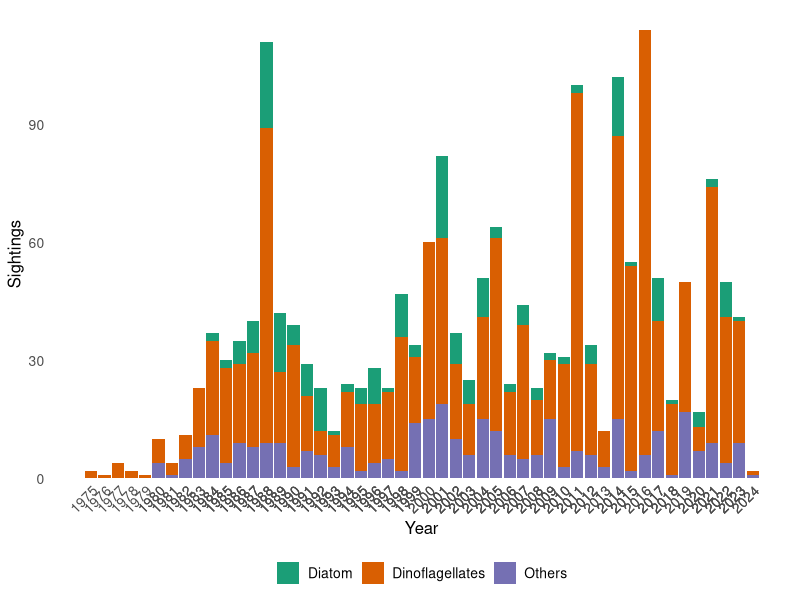
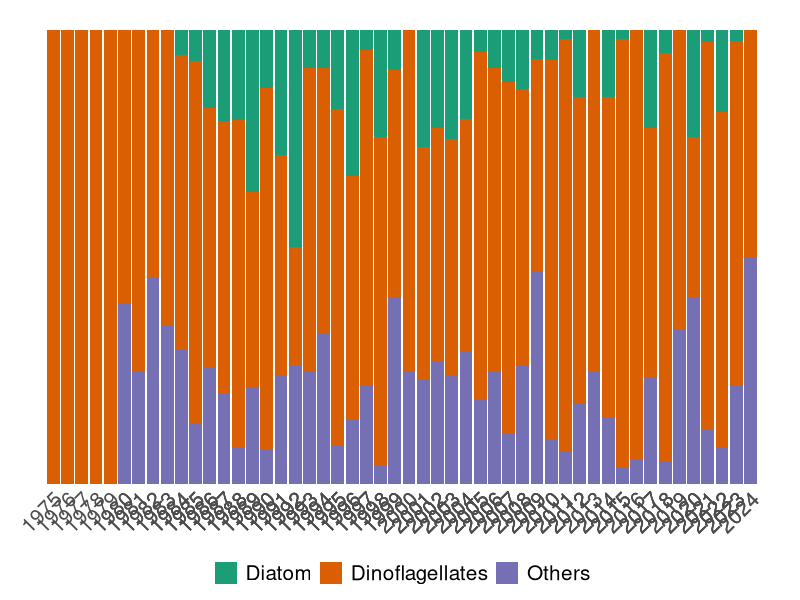
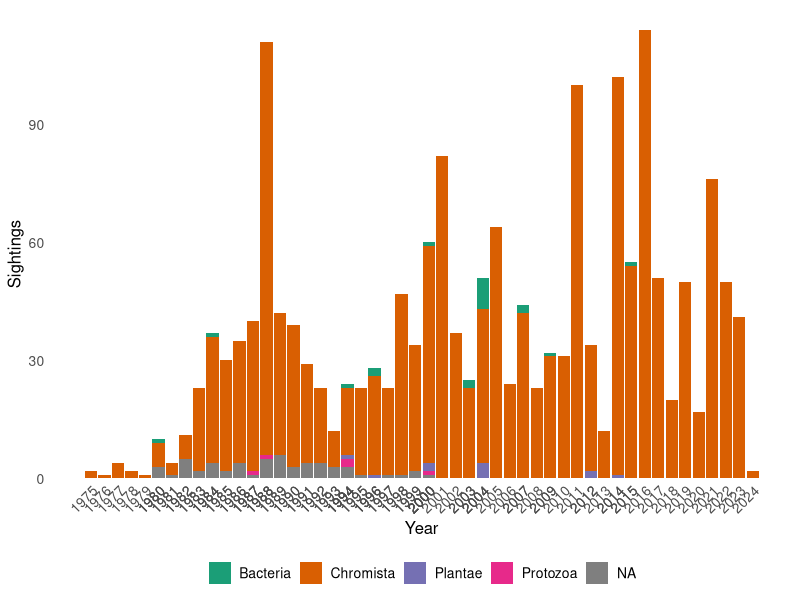
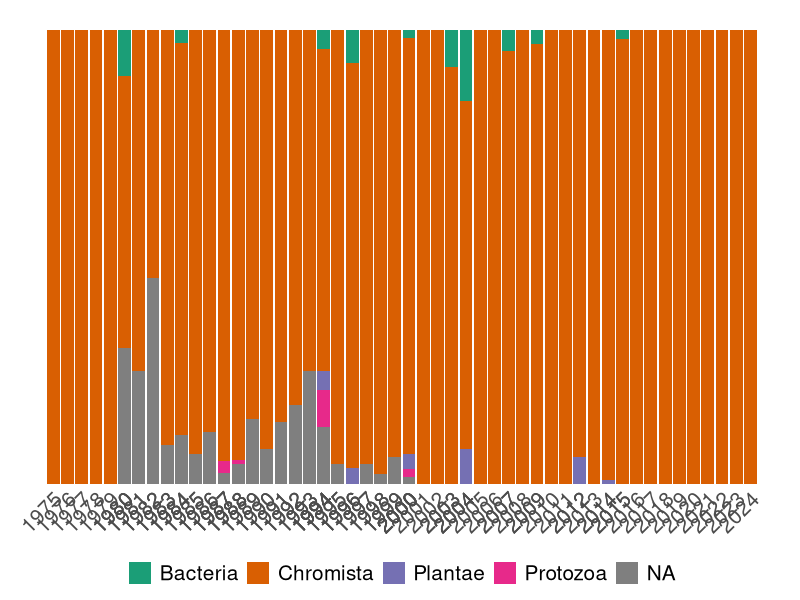
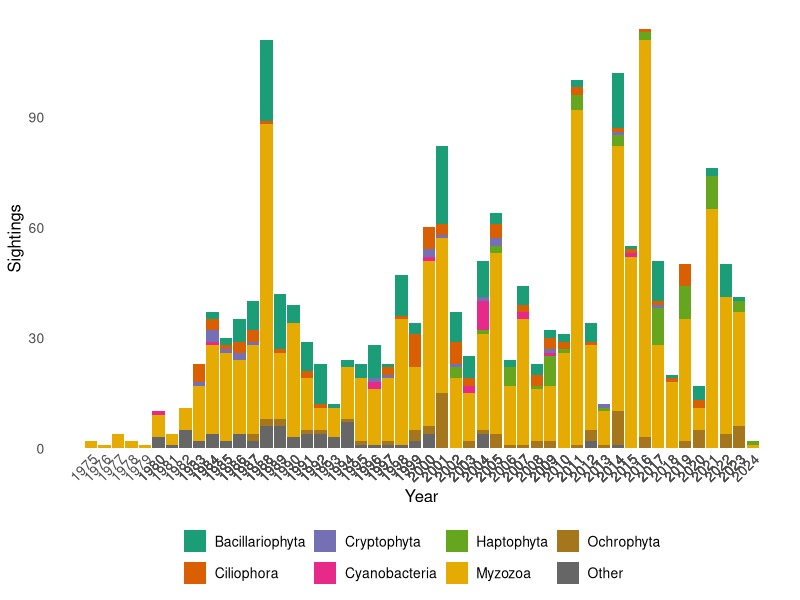
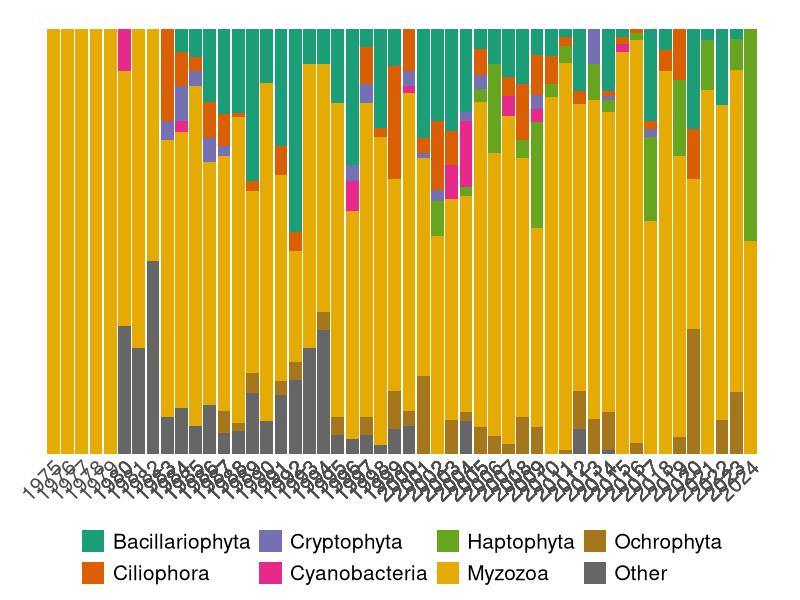
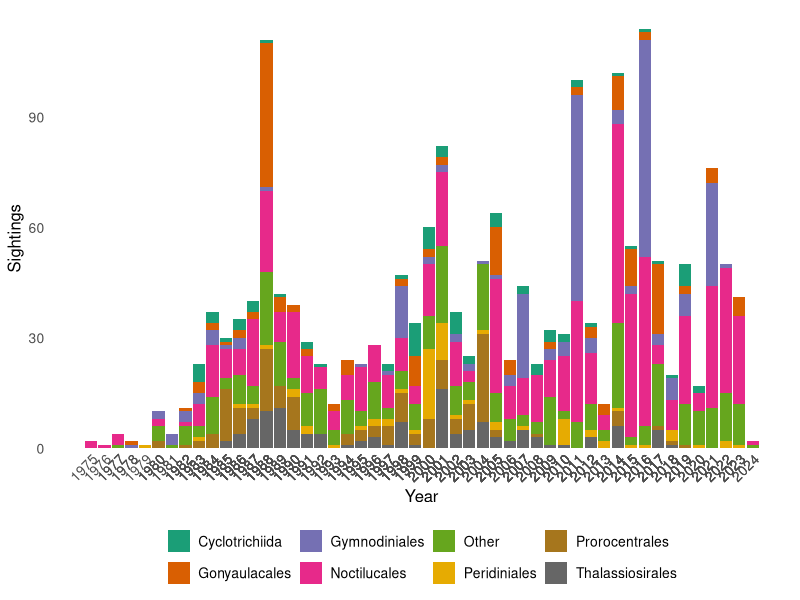
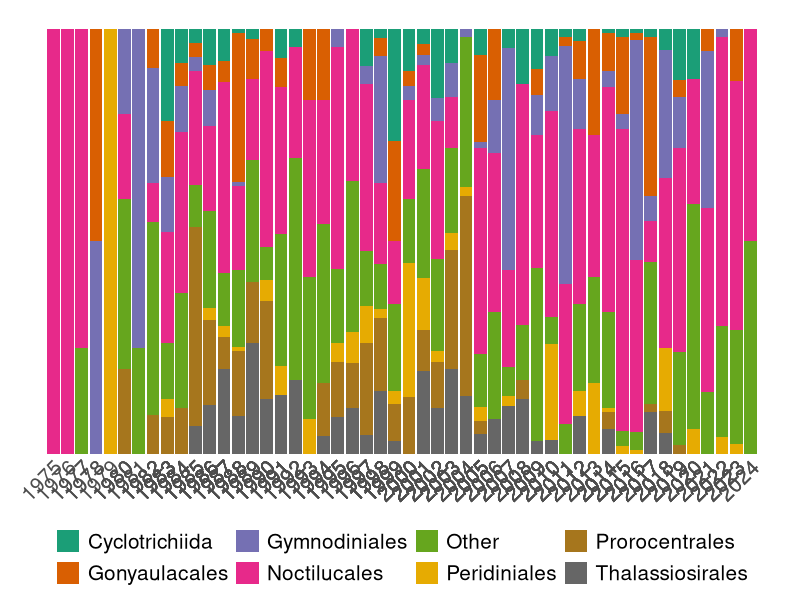

Source code (R) for these figures, in order:
library(ggplot2)
library(RColorBrewer)
library(dplyr)
library(tidyr)
library(gridExtra)
library(ggtext)
library(stringr)

df = read.csv("WoRMSCorrected_redtides.csv")

#Total composition
df %>%
  group_by(Group) %>%
  summarize(count = n()) %>%
  arrange(desc(count)) %>%
  mutate(relative = count / sum(count)*100)

df %>%
  group_by(Phylum) %>%
  summarize(count = n()) %>%
  arrange(desc(count)) %>%
  mutate(relative = count / sum(count)*100)

###Plot
#Composition by year
#by group
df_Group <- df %>%
  group_by(Year, Group) %>%
  summarize(count = n())

df_Group$Group <- factor(df_Group$Group, levels = sort(unique(df_Group$Group)))

#Plot
pa = ggplot(df_Group, aes(fill = Group, y = count, x = Year)) +
  geom_bar(position = "stack", stat = "identity") +
  theme_minimal() +
  scale_fill_manual(values = brewer.pal(8, "Dark2")) +
  ylab("Sightings") +
  scale_x_continuous("Year", labels = as.character(df_Group$Year), breaks = df_Group$Year) +
  theme(legend.position = "bottom",
        legend.title = element_blank(),
        legend.text = element_text(size = 10),
        axis.title = element_text(size = 12),
        axis.title.y = element_text(angle = 90),
        axis.text = element_text(size = 10),
        axis.text.x = element_text(angle = 45, hjust = 1, margin = margin(t = -15)),
        panel.grid.major = element_blank(),
        panel.grid.minor = element_blank())
pa

pb = ggplot(df_Group, aes(fill = Group, y = count, x = Year)) +
  geom_bar(position = "fill", stat = "identity") +
  theme_minimal() +
  scale_fill_manual(values = brewer.pal(8, "Dark2")) +
  ylab("Sightings") +
  scale_x_continuous("Year", labels = as.character(df_Group$Year), breaks = df_Group$Year) +
  theme(legend.position = "bottom",
        legend.title = element_blank(),
        legend.text = element_text(size = 15),
        axis.title = element_text(size = 12),
        axis.title.y = element_blank(),
        axis.text = element_text(size = 10),
        axis.text.y = element_blank(),
        axis.title.x = element_blank(),
        axis.text.x = element_text(size = 15, angle = 45, hjust = 1, margin = margin(t = -15)),
        panel.grid.major = element_blank(),
        panel.grid.minor = element_blank())
pb

#By kingdom
#df_kingdom <- df[!is.na(df$Kingdom), ] #removing NA values
#unique(df_kingdom$Kingdom)

df_Kingdom <- df %>%
  group_by(Year, Kingdom) %>%
  summarize(count = n())

df_Kingdom$Kingdom <- factor(df_Kingdom$Kingdom, levels = sort(unique(df_Kingdom$Kingdom)))

#Plot
pc = ggplot(df_Kingdom, aes(fill = Kingdom, y = count, x = Year)) +
  geom_bar(position = "stack", stat = "identity") +
  theme_minimal() +
  scale_fill_manual(values = brewer.pal(8, "Dark2")) +
  ylab("Sightings") +
  scale_x_continuous("Year", labels = as.character(df_Kingdom$Year), breaks = df_Kingdom$Year) +
  theme(legend.position = "bottom",
        legend.title = element_blank(),
        legend.text = element_text(size = 10),
        axis.title = element_text(size = 12),
        axis.title.y = element_text(angle = 90),
        axis.text = element_text(size = 10),
        axis.text.x = element_text(angle = 45, hjust = 1, margin = margin(t = -15)),
        panel.grid.major = element_blank(),
        panel.grid.minor = element_blank())
pc

pd = ggplot(df_Kingdom, aes(fill = Kingdom, y = count, x = Year)) +
  geom_bar(position = "fill", stat = "identity") +
  theme_minimal() +
  scale_fill_manual(values = brewer.pal(8, "Dark2")) +
  ylab("Sightings") +
  scale_x_continuous("Year", labels = as.character(df_Kingdom$Year), breaks = df_Kingdom$Year) +
  theme(legend.position = "bottom",
        legend.title = element_blank(),
        legend.text = element_text(size = 15),
        axis.title = element_text(size = 12),
        axis.title.y = element_blank(),
        axis.text = element_text(size = 10),
        axis.text.y = element_blank(),
        axis.title.x = element_blank(),
        axis.text.x = element_text(size = 15, angle = 45, hjust = 1, margin = margin(t = -15)),
        panel.grid.major = element_blank(),
        panel.grid.minor = element_blank())
pd

#By Phylum
phyla_count <- df %>%
  count(Phylum) %>%
  arrange(desc(n))

# Get the top 8 orders
top_8_phyla <- head(subset(phyla_count, !is.na(phyla_count$Phylum)), 7)

df$Phylum <- ifelse(df$Phylum %in% top_8_phyla$Phylum, df$Phylum, "Other")

df_Phylum <- df %>%
  group_by(Year, Phylum) %>%
  summarize(count = n())

df_Phylum$Phylum <- factor(df_Phylum$Phylum, levels = sort(unique(df_Phylum$Phylum)))

#Plot
pfor = ggplot(df_Phylum, aes(fill = Phylum, y = count, x = Year)) +
  geom_bar(position = "stack", stat = "identity") +
  theme_minimal() +
  scale_fill_manual(values = brewer.pal(8, "Dark2")) +
  ylab("Sightings") +
  scale_x_continuous("Year", labels = as.character(df_Phylum$Year), breaks = df_Phylum$Year) +
  theme(legend.position = "bottom",
        legend.title = element_blank(),
        legend.text = element_text(size = 10),
        axis.title = element_text(size = 12),
        axis.title.y = element_text(angle = 90),
        axis.text = element_text(size = 10),
        axis.text.x = element_text(angle = 45, hjust = 1, margin = margin(t = -15)),
        panel.grid.major = element_blank(),
        panel.grid.minor = element_blank())
pfor

pfora = ggplot(df_Phylum, aes(fill = Phylum, y = count, x = Year)) +
  geom_bar(position = "fill", stat = "identity") +
  theme_minimal() +
  scale_fill_manual(values = brewer.pal(8, "Dark2")) +
  ylab("Sightings") +
  scale_x_continuous("Year", labels = as.character(df_Phylum$Year), breaks = df_Phylum$Year) +
  theme(legend.position = "bottom",
        legend.title = element_blank(),
        legend.text = element_text(size = 15),
        axis.title = element_text(size = 12),
        axis.title.y = element_blank(),
        axis.text = element_text(size = 10),
        axis.text.y = element_blank(),
        axis.title.x = element_blank(),
        axis.text.x = element_text(size = 15, angle = 45, hjust = 1, margin = margin(t = -15)),
        panel.grid.major = element_blank(),
        panel.grid.minor = element_blank())
pfora

#by order (top 8)
# Calculate the count of each species
order_count <- df %>%
  count(Order) %>%
  arrange(desc(n))

# Get the top 8 orders
top_8_order <- head(subset(order_count, !is.na(order_count$Order)), 7)

df$Order <- ifelse(df$Order %in% top_8_order$Order, df$Order, "Other")

df_Order <- df %>%
  group_by(Year, Order) %>%
  summarize(count = n())

df_Order$Order <- factor(df_Order$Order, levels = sort(unique(df_Order$Order)))

#Plot
pe = ggplot(df_Order, aes(fill = Order, y = count, x = Year)) +
  geom_bar(position = "stack", stat = "identity") +
  theme_minimal() +
  scale_fill_manual(values = brewer.pal(8, "Dark2")) +
  ylab("Sightings") +
  scale_x_continuous("Year", labels = as.character(df_Order$Year), breaks = df_Order$Year) +
  theme(legend.position = "bottom",
        legend.title = element_blank(),
        legend.text = element_text(size = 10),
        axis.title = element_text(size = 12),
        axis.title.y = element_text(angle = 90),
        axis.text = element_text(size = 10),
        axis.text.x = element_text(angle = 45, hjust = 1, margin = margin(t = -15)),
        panel.grid.major = element_blank(),
        panel.grid.minor = element_blank())
pe

pf = ggplot(df_Order, aes(fill = Order, y = count, x = Year)) +
  geom_bar(position = "fill", stat = "identity") +
  theme_minimal() +
  scale_fill_manual(values = brewer.pal(8, "Dark2")) +
  ylab("Sightings") +
  scale_x_continuous("Year", labels = as.character(df_Order$Year), breaks = df_Order$Year) +
  theme(legend.position = "bottom",
        legend.title = element_blank(),
        legend.text = element_text(size = 15),
        axis.title = element_text(size = 12),
        axis.title.y = element_blank(),
        axis.text = element_text(size = 10),
        axis.text.y = element_blank(),
        axis.title.x = element_blank(),
        axis.text.x = element_text(size = 15, angle = 45, hjust = 1, margin = margin(t = -15)),
        panel.grid.major = element_blank(),
        panel.grid.minor = element_blank())
pf

#by Phamily (top 8)
unique(df$Phamily)
# Calculate the count of each species
family_count <- df %>%
  count(Phamily) %>%
  arrange(desc(n))

# Get the top 8 orders
top_8_family <- head(subset(family_count, !is.na(family_count$Phamily)), 7)

df$Phamily <- ifelse(df$Phamily %in% top_8_family$Phamily, df$Phamily, "Other")

df_family <- df %>%
  group_by(Year, Phamily) %>%
  summarize(count = n())

df_family$Phamily <- factor(df_family$Phamily, levels = sort(unique(df_family$Phamily)))

#Plot
pg = ggplot(df_family, aes(fill = Phamily, y = count, x = Year)) +
  geom_bar(position = "stack", stat = "identity") +
  theme_minimal() +
  scale_fill_manual(values = brewer.pal(8, "Dark2")) +
  ylab("Sightings") +
  scale_x_continuous("Year", labels = as.character(df_family$Year), breaks = df_family$Year) +
  theme(legend.position = "bottom",
        legend.title = element_blank(),
        legend.text = element_text(size = 10),
        axis.title = element_text(size = 12),
        axis.title.y = element_text(angle = 90),
        axis.text = element_text(size = 10),
        axis.text.x = element_text(angle = 45, hjust = 1, margin = margin(t = -15)),
        panel.grid.major = element_blank(),
        panel.grid.minor = element_blank())
pg

df_family$Phamily = ifelse(df_family$Phamily == "Other", "Other",
       str_replace(df_family$Phamily, "([A-Za-z]+)", "*\\1*"))
df_family$Phamily <- factor(df_family$Phamily, levels = sort(unique(df_family$Phamily)))
    
ph = ggplot(df_family, aes(fill = Phamily, y = count, x = Year)) +
  geom_bar(position = "fill", stat = "identity") +
  theme_minimal() +
  scale_fill_manual(values = brewer.pal(8, "Dark2")) +
  ylab("Sightings") +
  scale_x_continuous("Year", labels = as.character(df_family$Year), breaks = df_family$Year) +
  theme(legend.position = "bottom",
        legend.title = element_blank(),
        legend.text = element_markdown(size = 15),
        axis.title = element_text(size = 12),
        axis.title.y = element_blank(),
        axis.text = element_text(size = 10),
        axis.text.y = element_blank(),
        axis.title.x = element_blank(),
        axis.text.x = element_text(size = 15, angle = 45, hjust = 1, margin = margin(t = -15)),
        panel.grid.major = element_blank(),
        panel.grid.minor = element_blank())
ph

#By genus (top 8)
unique(df$Genus)
# Calculate the count of each species
genus_count <- df %>%
  count(Genus) %>%
  arrange(desc(n))

# Get the top 8 orders
top_8_Genus <- head(subset(genus_count, !is.na(genus_count$Genus)), 7)

df$Genus <- ifelse(df$Genus %in% top_8_Genus$Genus, df$Genus, "Other")

df_Genus <- df %>%
  group_by(Year, Genus) %>%
  summarize(count = n())

df_Genus$Genus <- factor(df_Genus$Genus, levels = sort(unique(df_Genus$Genus)))

#Plot
pi = ggplot(df_Genus, aes(fill = Genus, y = count, x = Year)) +
  geom_bar(position = "stack", stat = "identity") +
  theme_minimal() +
  scale_fill_manual(values = brewer.pal(8, "Dark2")) +
  ylab("Sightings") +
  scale_x_continuous("Year", labels = as.character(df_Genus$Year), breaks = df_Genus$Year) +
  theme(legend.position = "bottom",
        legend.title = element_blank(),
        legend.text = element_text(size = 10),
        axis.title = element_text(size = 12),
        axis.title.y = element_text(angle = 90),
        axis.text = element_text(size = 10),
        axis.text.x = element_text(angle = 45, hjust = 1, margin = margin(t = -15)),
        panel.grid.major = element_blank(),
        panel.grid.minor = element_blank())
pi

df_Genus$Genus = ifelse(df_Genus$Genus == "Other", "Other",
                           str_replace(df_Genus$Genus, "([A-Za-z]+)", "*\\1*"))
df_Genus$Genus <- factor(df_Genus$Genus, levels = sort(unique(df_Genus$Genus)))

pj = ggplot(df_Genus, aes(fill = Genus, y = count, x = Year)) +
  geom_bar(position = "fill", stat = "identity") +
  theme_minimal() +
  scale_fill_manual(values = brewer.pal(8, "Dark2")) +
  ylab("Sightings") +
  scale_x_continuous("Year", labels = as.character(df_Genus$Year), breaks = df_Genus$Year) +
  theme(legend.position = "bottom",
        legend.title = element_blank(),
        legend.text = element_markdown(size = 15),
        axis.title = element_text(size = 12),
        axis.title.y = element_blank(),
        axis.text = element_text(size = 10),
        axis.text.y = element_blank(),
        axis.title.x = element_blank(),
        axis.text.x = element_text(size = 15, angle = 45, hjust = 1, margin = margin(t = -15)),
        panel.grid.major = element_blank(),
        panel.grid.minor = element_blank())
pj

#by species (top 8)
unique(df$Species)
# Calculate the count of each species
species_count <- df %>%
  count(Species) %>%
  arrange(desc(n))

#calculate top 8
top_8_species <- head(subset(species_count, !is.na(species_count$Species)), 7)

df$Species <- ifelse(df$Species %in% top_8_species$Species, df$Species, "Other")

df_Species <- df %>%
  group_by(Year, Species) %>%
  summarize(count = n())

df_Species$Species <- factor(df_Species$Species, levels = sort(unique(df_Species$Species)))

#Plot
pk = ggplot(df_Species, aes(fill = Species, y = count, x = Year)) +
  geom_bar(position = "stack", stat = "identity") +
  theme_minimal() +
  scale_fill_manual(values = brewer.pal(8, "Dark2")) +
  ylab("Sightings") +
  scale_x_continuous("Year", labels = as.character(df_Species$Year), breaks = df_Species$Year) +
  theme(legend.position = "bottom",
        legend.title = element_blank(),
        legend.text = element_text(size = 10),
        axis.title = element_text(size = 12),
        axis.title.y = element_text(angle = 90),
        axis.text = element_text(size = 10),
        axis.text.x = element_text(angle = 45, hjust = 1, margin = margin(t = -15)),
        panel.grid.major = element_blank(),
        panel.grid.minor = element_blank())
pk

df_Species$Species <- ifelse(df_Species$Species == "Other", "Other",
                             str_replace(df_Species$Species, "([A-Za-z]+(\\s+[A-Za-z]+)*)", "*\\1*"))
df_Species$Species <- factor(df_Species$Species, levels = sort(unique(df_Species$Species)))

pl = ggplot(df_Species, aes(fill = Species, y = count, x = Year)) +
  geom_bar(position = "fill", stat = "identity") +
  theme_minimal() +
  scale_fill_manual(values = brewer.pal(8, "Dark2")) +
  ylab("Sightings") +
  scale_x_continuous("Year", labels = as.character(df_Species$Year), breaks = df_Species$Year) +
  theme(legend.position = "bottom",
        legend.title = element_blank(),
        legend.text = element_markdown(size = 15),
        axis.title = element_text(size = 12),
        axis.title.y = element_blank(),
        axis.text = element_text(size = 10),
        axis.text.y = element_blank(),
        axis.title.x = element_blank(),
        axis.text.x = element_text(size = 15, angle = 45, hjust = 1, margin = margin(t = -15)),
        panel.grid.major = element_blank(),
        panel.grid.minor = element_blank())
pl

###Sightings per year, regression
df_Year <- df %>%
  group_by(Year) %>%
  summarize(count = n())

df_Year$Year <- as.numeric(df_Year$Year)

df_Year <- df_Year %>%
  filter(Year != 2024) #Incomplete

# Step 1: Check for normality and heteroscedasticity (visual inspection)
ggplot(data = df_Year, aes(x = Year, y = count)) +
  geom_point() +
  theme_minimal()

# Step 2: Calculate the correlation
correlation <- cor(df_Year$Year, df_Year$count)

# Step 3: Perform a regression analysis
regression_model <- lm(count ~ Year, data = df_Year)

#extra: El nino years
el_nino_years = c(1977,1978,1980,2005,2007,2015,2019,
                  1987,1995,2003,2010,
                  1988,1992,2024,
                  1983,1998,2016)
#el_nino_years = c(el_nino_years, el_nino_years-1)

la_nina_years = c(1984,1985,2001,2006,2009,2017,2018,2023,
                  1996,2012,2021,2022,
                  1976,1989,1999,2000,2008,2011)

# Step 4: Create a graph with points and an abline
regplot = ggplot(data = df_Year, aes(x = Year, y = count)) +
  geom_point() +
  scale_x_continuous("Year", labels = as.character(df_Species$Year), breaks = df_Species$Year) +
  geom_abline(slope = regression_model$coefficients[2], intercept = regression_model$coefficients[1], color = "red") +
  theme_minimal() +
  ylab("Sightings") +
  theme(axis.text.x = element_text(angle = 45, hjust = 1),
        panel.grid.major.x = element_line(color = ifelse(df_Year$Year %in% el_nino_years, "blue", 
                                                         ifelse(df_Year$Year %in% la_nina_years, "red", "gray"))),
        panel.grid.minor = element_blank())
regplot

regplot = ggplot(data = df_Year, aes(x = Year, y = count)) +
  geom_point() +
  scale_x_continuous("Year", labels = as.character(df_Species$Year), breaks = df_Species$Year) +
  geom_abline(slope = regression_model$coefficients[2], intercept = regression_model$coefficients[1], color = "red") +
  theme_minimal() +
  ylab("Sightings") +
  theme(axis.text.x = element_text(size = 15, angle = 45, hjust = 1),
        axis.title.y = element_text(size = 15))
regplot

summary(regression_model)

grid.arrange(regplot + theme(axis.title.x = element_blank()) +
               ggtitle("A"),
             pb + theme(axis.title.x = element_blank()) +
               ggtitle("B"),
             pd + theme(axis.title.x = element_blank()) +
               ggtitle("C"),
             pfora + theme(axis.title.x = element_blank()) +
               ggtitle("D"),
             pf + theme(axis.title.x = element_blank()) +
               ggtitle("E"),
             ph + theme(axis.title.x = element_blank()) +
               ggtitle("F"),
             pj + theme(axis.title.x = element_blank()) +
               ggtitle("G"),
             pl + theme(axis.title.x = element_blank()) +
               ggtitle("H"),
             ncol = 2)

###Pour it all together
png(file = "Output/Figure_02.png", width = 1920, height = 1080)
grid.arrange(regplot + theme(axis.title.x = element_blank()) +
               ggtitle("A"),
             pb + theme(axis.title.x = element_blank()) +
               ggtitle("B"),
             pd + theme(axis.title.x = element_blank()) +
               ggtitle("C"),
             pfora + theme(axis.title.x = element_blank()) +
               ggtitle("D"),
             pf + theme(axis.title.x = element_blank()) +
               ggtitle("E"),
             ph + theme(axis.title.x = element_blank()) +
               ggtitle("F"),
             pj + theme(axis.title.x = element_blank()) +
               ggtitle("G"),
             pl + theme(axis.title.x = element_blank()) +
               ggtitle("H"),
             ncol = 2)
dev.off()

##########
###Prorocentrum cordatum
df = read.csv("WoRMSCorrected_redtides.csv")
df = subset(df, df$Species == "Prorocentrum cordatum")

df_Year <- df %>%
  group_by(Year) %>%
  summarize(count = n())

df_Year$Year <- as.numeric(df_Year$Year)

df_Year <- df_Year %>%
  filter(Year != 2024) #Incomplete

df_Year

ggplot(data = df_Year, aes(x = Year, y = count)) +
  geom_point() +
  theme_minimal()

###Heterosigma Akashiwo
df = read.csv("WoRMSCorrected_redtides.csv")
df = subset(df, df$Species == "Heterosigma akashiwo")

df_Year <- df %>%
  group_by(Year) %>%
  summarize(count = n())

df_Year$Year <- as.numeric(df_Year$Year)

df_Year <- df_Year %>%
  filter(Year != 2024) #Incomplete

df_Year

ggplot(data = df_Year, aes(x = Year, y = count)) +
  geom_point() +
  theme_minimal()

###Karenia Mikimotoi
df = read.csv("WoRMSCorrected_redtides.csv")
df = subset(df, df$Species == "Karenia mikimotoi")

df_Year <- df %>%
  group_by(Year) %>%
  summarize(count = n())

df_Year$Year <- as.numeric(df_Year$Year)

df_Year

ggplot(data = df_Year, aes(x = Year, y = count)) +
  geom_point() +
  theme_minimal()
